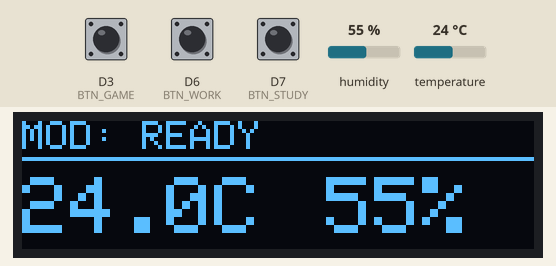
The program below on a simulated ESP8266 (NodeMCU). Parts: 128×32 one-colour display. Inputs (shaded band) come from the test bench; at power-on: D3 (BTN_GAME) HIGH, D6 (BTN_WORK) HIGH, D7 (BTN_STUDY) HIGH, humidity 55 %, temperature 24 °C. WiFi joins after 1.5 s; servers stay silent unless stated; uploads are accepted with an empty reply; not simulated (calls return 0 or success): secrets.h; what the program prints to the serial monitor is not drawn.

Above: at 5.6 s.
5.7 s: D3 (BTN_GAME) pulled LOW for 0.15 s
At 6.4 s:
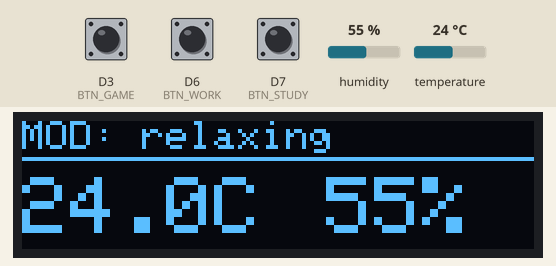
7.4 s: D6 (BTN_WORK) pulled LOW for 0.15 s
At 8.6 s:
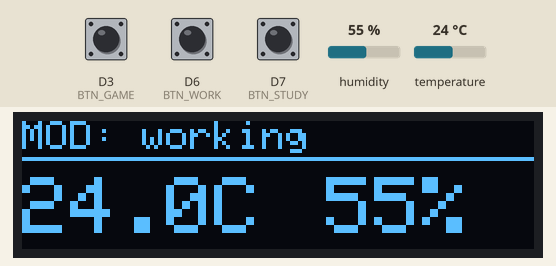
9.1 s: D7 (BTN_STUDY) pulled LOW for 0.15 s
At 10.1 s:
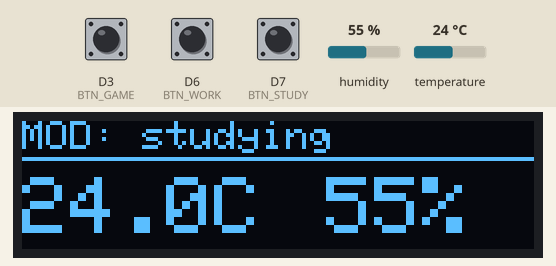
10.8 s: humidity set to 22 %
At 16.1 s:
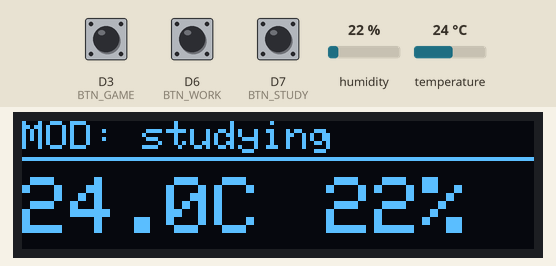
16.5 s: temperature set to 12 °C
At 21.2 s:
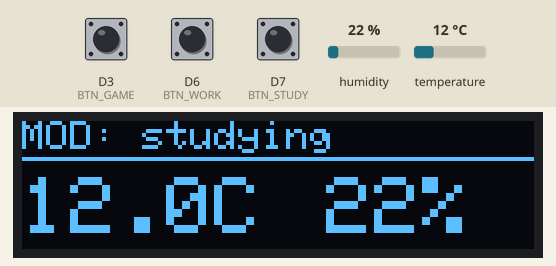
21.5 s: D3 (BTN_GAME) pulled LOW for 1 s
At 23.0 s:
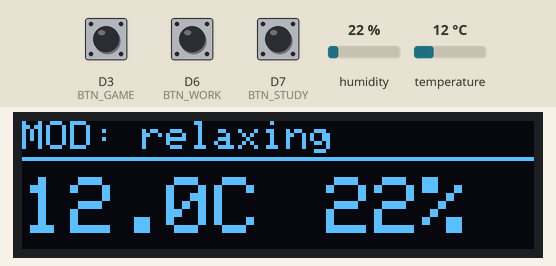
Timing chart, 0 to 24.5 s (numbered marks = the images above; inputs shaded):
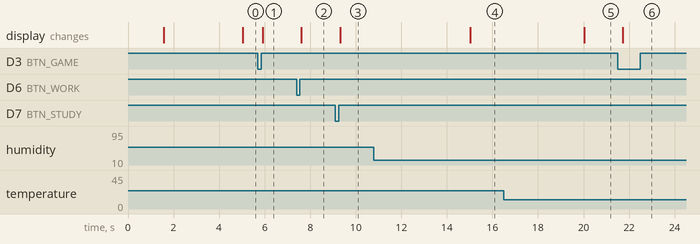

The program:

main.cpp
```cpp
#include <Arduino.h>
#include <ESP8266WiFi.h>
#include <ESP8266HTTPClient.h>
#include <WiFiClient.h>
#include <Wire.h>
#include <Adafruit_GFX.h>
#include <Adafruit_SSD1306.h>
#include <DHT.h>
#include "secrets.h"


const char* SERVER_URL = "http://" SERVER_IP ":8000/set-mode";

// == GOMBOK INICIALIZALASA
#define BTN_WORK D6
#define BTN_STUDY D7
#define BTN_GAME D3


// === OLED KIJELZŐ BEÁLLÍTÁSOK ===
#define SCREEN_WIDTH 128
#define SCREEN_HEIGHT 32
Adafruit_SSD1306 display(SCREEN_WIDTH, SCREEN_HEIGHT, &Wire, -1); //A kijelzo peldanyositasa objektumkent
                                                                  // -1 azert kell, mert nincs fizikai reset pin az alkatreszen
// === DHT HŐMÉRSÉKLETSZENZOR===
#define DHTPIN D5 //Definialjuk, hogy melyik pinre van kotve a szenzor
#define DHTTYPE DHT22 //Definialjuk a szenzor tipusat (DHT11, DHT22, AM2302) stbb
DHT dht(DHTPIN, DHTTYPE); //A szenzor peldanyositasa objektumkent

//idozites a szenzor olvasasok kozott, nem delay!!! hanem millis, mert a delay blokkolja a tovabbi kodot, es nem tudunk kozben mas dolgokat csinalni
unsigned long lastMillis = 0;
const long interval = 5000; // 5 mp

float temperature = 0.0;
float humidity = 0.0;
String currentMode = "READY"; // a currentmode valtozoban lesz majd kesobb az aktualis mod, ami alapjan led szint valtoztatunk, egyenlore ez meg csak pelda

//Mod valtas
void setBackendMode(String mode) {
  WiFiClient client;
  HTTPClient http;

  String url = "https://" + String(SERVER_IP) + ":8000/set-mode";

  Serial.print("HTTP Post kérés küldése a backendnek: ");
  Serial.println(mode);

  if(http.begin(client, url)) {
    http.addHeader("Content-Type", "application/json");

    //Json csomag osszeallitasa
    String payload = "{\"mode\": \"" + mode + "\"}";
    int httpCode = http.POST(payload);

    if(httpCode > 0 ) {
      Serial.println("HTTP POST sikeres, kód: " + String(httpCode));
      currentMode = mode; //Ha sikeres a POST, akkor frissitjuk a currentMode valtozot
    } else {
      Serial.println("HTTP POST hiba: " + String(httpCode));
    }
    http.end();


  }
  else {
    Serial.println("HTTP POST hiba: Nem sikerült csatlakozni a backendhez.");
  }
}


// Kijelző frissítő függvény
void updateDisplay() {
  display.clearDisplay(); //Toroljuk a kijelzot, hogy ne legyenek maradvanyok a korabbi kiiratasokbol
  display.setTextColor(SSD1306_WHITE);

  // A mod kiirasa, fent
  display.setTextSize(1);
  display.setCursor(0, 0); // A kurzor poziciojanak beallitasa a kiirashoz, vagyis bal felso sarok
  display.print("MOD: ");
  display.println(currentMode);
  display.drawLine(0, 9, 128, 9, SSD1306_WHITE); // egy <hr> vonal a mod es a tobbi adat kozott

  // Homerseklet kiirasa
  display.setTextSize(2);
  display.setCursor(0, 14);
  if (isnan(temperature)) { //Ha a homerseklet merheto, vagyis a tipust jol adtuk meg, akkor kiirjuk
    display.print("ERR");
  } else {
    display.print(temperature, 1); // 1 tizedesjegy pontossaggal irjuk ki a homersekletet
    display.print("C");
  }

  //Paratartalom
  display.setCursor(76, 14);
  if (isnan(humidity)) {
    display.print("ERR");
  } else {
    display.print(humidity, 0);
    display.print("%");
  }

  display.display(); // A kijelzo frissitese, hogy a fenti kiiratasok megjelenjenek!!
}
void setup() { //A program indulasakor egyszer fut csak le


  Serial.begin(115200); // Soros port inditasa, hogy a debug uzeneteket ki tudjuk irni a soros monitorra
  Serial.println("\n\n=== [AI Smart Desk Hub] 1. Fázis: Szenzorok & OLED ==="); //Hogy tudjuk hogy elindult a soros monitorozas

  //Gombok bemenetkent valo beallitasa, hogy tudjuk olvasni a gombnyomasokat
  pinMode(BTN_WORK, INPUT_PULLUP);
  pinMode(BTN_STUDY, INPUT_PULLUP);
  pinMode(BTN_GAME, INPUT_PULLUP);


  // DHT szenzor inditasa
  dht.begin();

  //Oled kijelzo inditasa
  if(!display.begin(SSD1306_SWITCHCAPVCC, 0x3C)) { //Ha a kijelzo nem talalhato, akkor irunk egy hibauzenetet a soros monitorra
    Serial.println("--> [Hiba] Nem találom az OLED kijelzőt! Ellenőrizd az SCL/SDA bekötést!");
  } else {
    Serial.println("--> [OLED] Kijelző sikeresen elindítva.");
    display.clearDisplay();
    display.setTextSize(1);
    display.setTextColor(SSD1306_WHITE);
    display.setCursor(0, 25);
    display.println("Booting Desk Hub...");
    display.display();
  }

  //Wifi csatlakozas
  WiFi.mode(WIFI_STA);

  // ---> EZT A SORT ADD HOZZÁ, HOGY LÁSSUK MIT KERES: <---
  Serial.printf("--> [Debug] Próbálkozás ezzel az SSID-vel: '%s'\n", WIFI_SSID); //debug

  WiFi.begin(WIFI_SSID, WIFI_PASS);
  Serial.print("--> [Wi-Fi] Csatlakozás");
  while (WiFi.status() != WL_CONNECTED) {
    delay(500);
    Serial.print(".");
  }
  Serial.println("\n--> [Wi-Fi] Sikeres csatlakozas!");
  Serial.print("--> [ESP8266 IP]: ");
  Serial.println(WiFi.localIP());

  updateDisplay(); //Kijelzo frissites meghivasa, hogy a bootolasi uzenet eltunjon, es a mod/homerseklet/paratartalom adatok jelenjenek meg
}

void loop() {
  unsigned long currentMillis = millis(); //A millis() fuggveny visszaadja, hogy az ESP8266 mennyi ideje fut, ezert hasznaljuk a szenzor olvasasok kozotti idoziteshez

  if (currentMillis - lastMillis >= interval) { //Ha eltelt az interval ideje, akkor olvassuk le a szenzor adatokat
    lastMillis = currentMillis;

    float newTemp = dht.readTemperature();
    float newHum = dht.readHumidity();

    if (isnan(newTemp) || isnan(newHum)) {
      Serial.println("--> [Hiba] A DHT szenzor olvasása sikertelen! (Vagy rossz típus van megadva)");
    } else {
      temperature = newTemp;
      humidity = newHum;
      Serial.print("--> [Szenzor] Hőmérséklet: ");
      Serial.print(temperature);
      Serial.print(" °C | Páratartalom: ");
      Serial.print(humidity);
      Serial.println(" %");
    }

  }

    //Gombnyomas ellenorzes, es backendhez kuldes, ha valamelyik gombot megnyomtak
    if(digitalRead(BTN_WORK) == LOW) {
        setBackendMode("working"); //Backend fuggveny meghivasa a "working" mod beallitasaert
        updateDisplay(); //Kijelzo frissitese, hogy az uj mod megjelenjen
        delay(500); //Debounce, hogy ne legyen tobb POST kuldes egy gombnyomasra
    }

    if(digitalRead(BTN_STUDY) == LOW) {
      setBackendMode("studying");
      updateDisplay();
      delay(500);
    }

    if(digitalRead(BTN_GAME) == LOW) {
      setBackendMode("relaxing");
      updateDisplay();
      delay(500);
    }


    // Kijelző frissítése az új adatokkal
    updateDisplay();
}
```

Measured:
- after the input at 5.7 s, the display: changes after 0.23 s (image 1)
- after the input at 7.4 s, the display: changes after 0.22 s (image 2)
- after the input at 9.1 s, the display: changes after 0.22 s (image 3)
- after the input at 10.8 s, the display: changes after 4.2 s (image 4)
- after the input at 16.5 s, the display: changes after 3.5 s (image 5)
- after the input at 21.5 s, the display: changes after 0.22 s (image 6)
